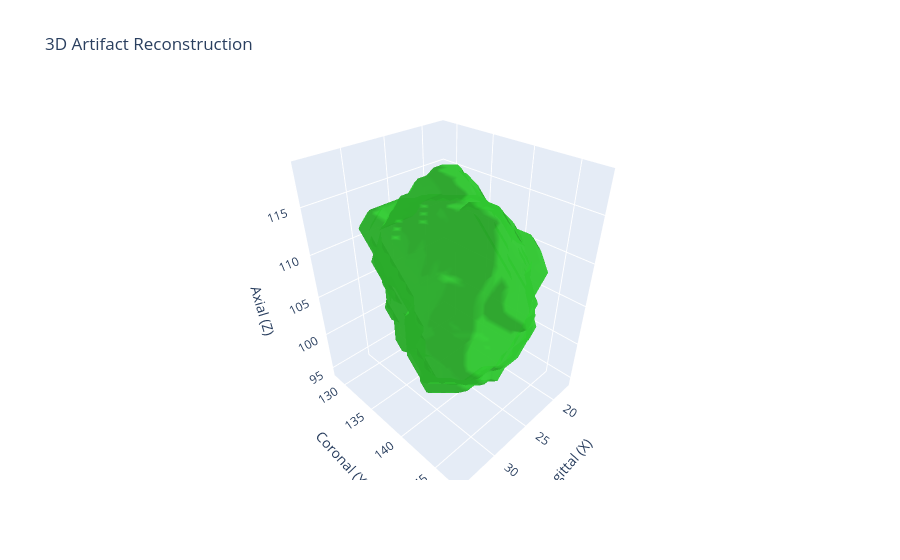

Here is the notebook cell this chart was saved with:
### Code cell
import plotly.graph_objects as go
from skimage import measure

def visualize_artifact_3d_mesh(artifact_mask, sampling=1):
    """
    Renders a 3D boolean mask as an interactive mesh.
    sampling: increase to 2 or 3 to speed up rendering on large volumes.
    """
    # 1. Use Marching Cubes to find the surface of the mask
    # We add a padding of 1 to ensure the mesh closes at the volume boundaries
    padded_mask = np.pad(artifact_mask, 1, mode='constant', constant_values=False)
    verts, faces, normals, values = measure.marching_cubes(padded_mask, level=0.5, step_size=sampling)

    # 2. Create the 3D Plot
    fig = go.Figure(data=[
        go.Mesh3d(
            x=verts[:, 0], y=verts[:, 1], z=verts[:, 2],
            i=faces[:, 0], j=faces[:, 1], k=faces[:, 2],
            color='limegreen',
            opacity=0.8,
            name='Artifact'
        )
    ])

    fig.update_layout(
        scene=dict(
            xaxis_title='Sagittal (X)',
            yaxis_title='Coronal (Y)',
            zaxis_title='Axial (Z)',
            aspectmode='data' # This keeps the proportions realistic
        ),
        title="3D Artifact Reconstruction"
    )
    fig.show()

# Usage:
visualize_artifact_3d_mesh(artifact_smoothed)

### Figure 1 — Plotly figure (JSON) as saved in the notebook; plotly's stock layout.template omitted (floating-point values rounded to 4 significant figures; data arrays with more than 128 entries replaced by an {"elided": "..."} marker saying what was removed)
{"data": [{"color": "limegreen", "i": {"elided": "3740 int values"}, "j": {"elided": "3740 int values"}, "k": {"elided": "3740 int values"}, "name": "Artifact", "opacity": 0.8, "type": "mesh3d", "x": {"elided": "1872 float values"}, "y": {"elided": "1872 float values"}, "z": {"elided": "1872 float values"}}], "layout": {"scene": {"aspectmode": "data", "xaxis": {"title": {"text": "Sagittal (X)"}}, "yaxis": {"title": {"text": "Coronal (Y)"}}, "zaxis": {"title": {"text": "Axial (Z)"}}}, "title": {"text": "3D Artifact Reconstruction"}}}
